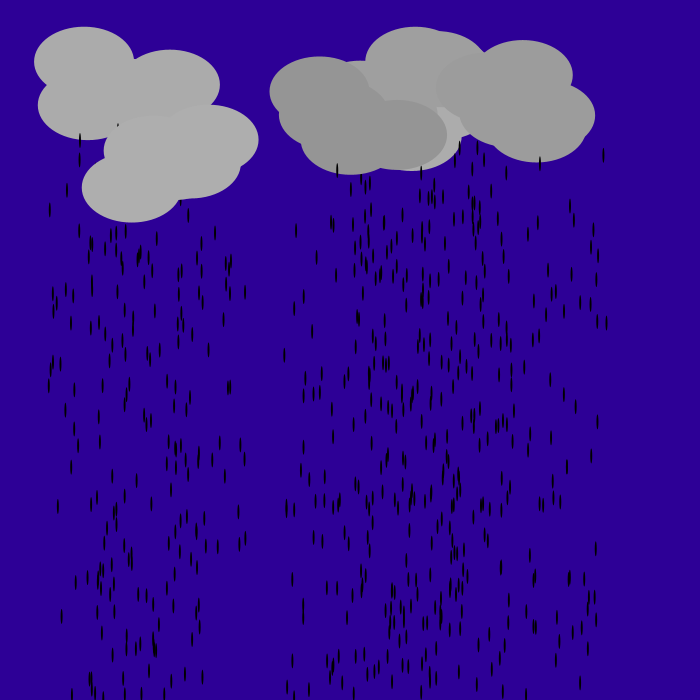
Frame 1 (no input)
Frame 60 (the mouse pressed at the canvas centre just before this capture): identical to frame 1, image omitted
Frame 120 (the mouse held since frame 60 and released just before this capture): identical to frame 1, image omitted

The Processing sketch that drew this single still picture (run headless with seeded random() and noise(); from frame 60 on, the mouse is pressed at the canvas centre):

// Processing sketch: processing_70935
// ── processing_70935.pde

/*****************************************
 * Assignment 2
 * Name: Emma Sawin
 * E-mail: esawin@haverford.edu
 * Course:  CS 110 - Section 01
 * Submitted: 9/19/2012
 *
 * This program randomly generates a background of rainclouds
 * and rain, and regenerates this background when a key is 
 * pressed. When the mouse is clicked, it generates a lightning
 * bolt or varying size where the click was.
 *
***********************************************/


void setup() {
 size(700,700);
 smooth();
 drawBackground();
}

void draw() {  
}

//lightning bolt appears when a key is pressed, wherever the mouse is
void mousePressed() {
  stroke(200, 200, 0);
  //wieght of lightning bolt is larger when mouse is higher on the screen
  strokeWeight((700 - mouseY) / 30);
  strokeCap(PROJECT);
  
  //shape of bolt depends on left or right side of screen
  if (mouseX < 350) {
    line(mouseX, mouseY, mouseX + 30, mouseY + 50);
    line(mouseX + 30, mouseY + 50, mouseX - 10, mouseY + 100);
    line(mouseX - 10, mouseY + 100, mouseX + 20, mouseY + 150);
  }
  
  else {
    line(mouseX, mouseY, mouseX - 30, mouseY + 50);
    line(mouseX - 30, mouseY + 50, mouseX + 10, mouseY + 100);
    line(mouseX + 10, mouseY + 100, mouseX - 20, mouseY + 150);
  }
}

//when any key is pressed, image is cleared and background randomly regenerates
void keyPressed() {
  drawBackground();
}

//this is the code for randomly generating the background
void drawBackground() {
  background(45, 0, 150); 
  //randomly generate 6 clouds
  int i = 1;
  
  while (i < 7) {
    
    float cloudX = random(50, 650);
    float cloudY = random(60, 270);
    
    noStroke();
    fill(random(125, 175));
    //these 5 ellipses are one cloud
    ellipse(cloudX + (random(-50, 50)), cloudY + (random(-30, 30)), 100, 70);
    ellipse(cloudX + (random(-50, 50)), cloudY + (random(-30, 30)), 100, 70);
    ellipse(cloudX + (random(-50, 50)), cloudY + (random(-30, 30)), 100, 70);
    ellipse(cloudX + (random(-50, 50)), cloudY + (random(-30, 30)), 100, 70);
    ellipse(cloudX + (random(-50, 50)), cloudY + (random(-30, 30)), 100, 70);
    
    int j = 1; 
    
    //randomly generate 100 raindrops below each cloud
    while (j < 101){
      fill(0);
      ellipse(random(cloudX - 80, cloudX + 80), random(cloudY + 50,700), 2, 15);
      j++;
    } 
    i++;
  }
}
